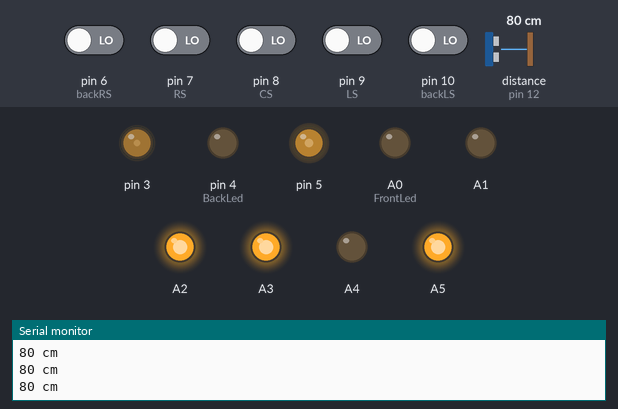
A sketch run on a simulated Arduino Uno, built with avr-gcc and run on an emulated ATmega328P. Parts: output pins drawn as LEDs (lit = HIGH), the last lines printed to the serial monitor. Wiring (inferred from the names in the program): ultrasonic range finder: trigger pin 11; echo pin 12. The test bench sets the inputs (shaded band); at power-on: pin 6 (backRS), pin 7 (RS), pin 8 (CS), pin 9 (LS), pin 10 (backLS) LOW, distance to the obstacle (sensor on pin 12) 80 cm. The echo pulse lasts 58.3 µs per cm; pins used as bus, display or sensor lines are not drawn.

Above: at 6.2 s.
6.3 s: distance to the obstacle (sensor on pin 12) set to 34 cm
7.8 s: distance to the obstacle (sensor on pin 12) set to 29 cm
At 8.5 s:
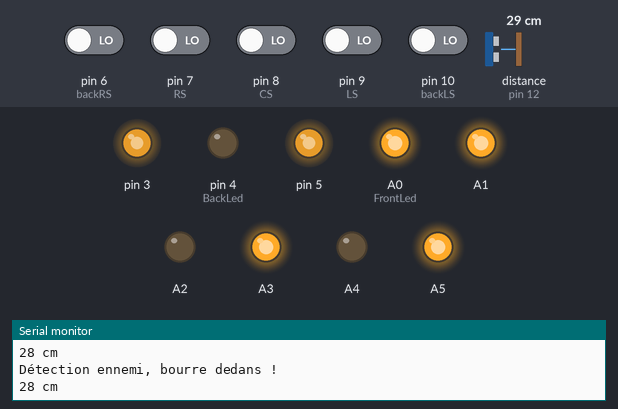
9.3 s: pin 6 (backRS) driven HIGH
At 10.3 s:
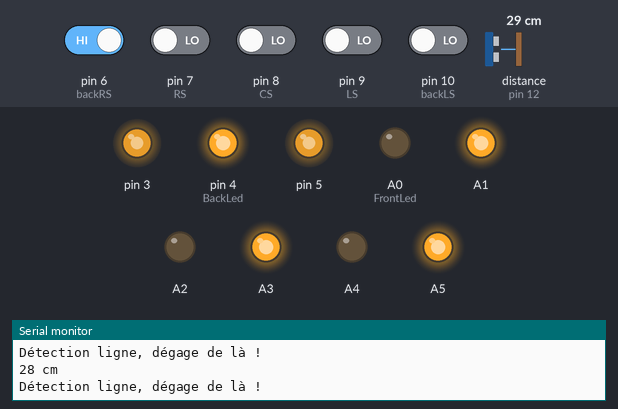
10.8 s: pin 6 (backRS) driven LOW
At 11.8 s:
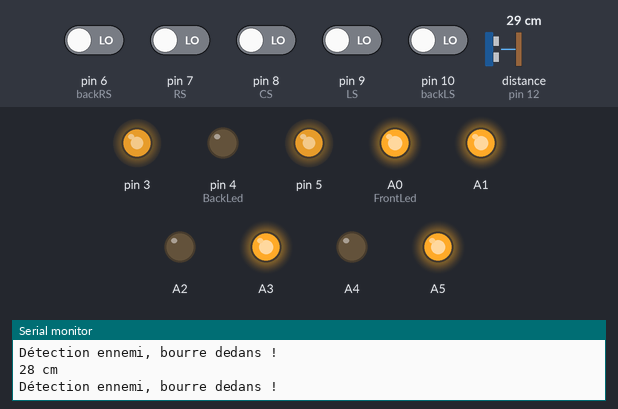
13.8 s: pin 7 (RS) driven HIGH
At 15.0 s:
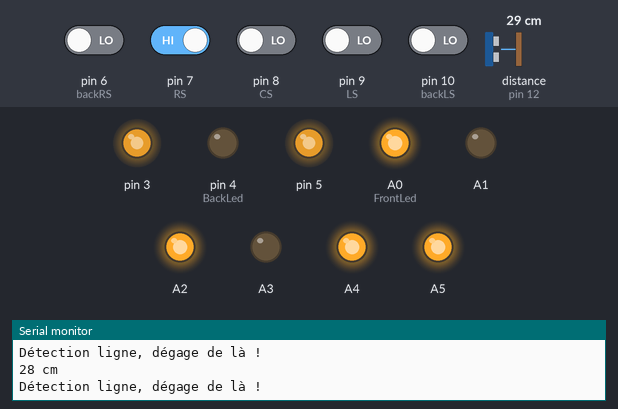
15.3 s: pin 7 (RS) driven LOW
At 15.9 s:
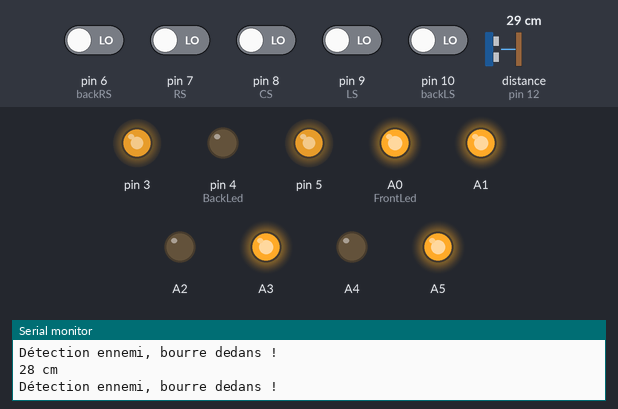
Timing chart, 0 to 17.8 s (numbered marks = the images above; inputs shaded):
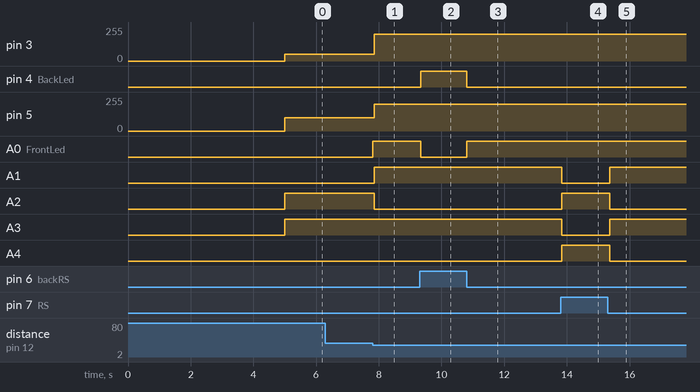

Measured:
- the behaviour switches between 31 and 30 cm on distance to the obstacle (sensor on pin 12) (found by bisection; images 0 and 1)
- after the input at 7.8 s, pin 3: 50/255 → 200/255 after 0.05 s; pin 5: 100/255 → 200/255 after 0.05 s; A0 (FrontLed): LOW → HIGH at once; A1: LOW → HIGH after 0.05 s; A2: HIGH → LOW after 0.05 s
- after the input at 9.3 s, pin 4 (BackLed): LOW → HIGH at once; A0 (FrontLed): HIGH → LOW at once
- after the input at 10.8 s, pin 4 (BackLed): HIGH → LOW at once; A0 (FrontLed): LOW → HIGH at once
- after the input at 13.8 s, A1, A3: HIGH → LOW at once; A2, A4: LOW → HIGH at once
- after the input at 15.3 s, A1, A3: LOW → HIGH after 0.06 s; A2, A4: HIGH → LOW after 0.06 s

The sketch:

JeepBotV0.1.ino
```cpp
// (licence header left out)
#include "Motors.h"
#include "LineDetector.h"


// Ports numériques associés aux entrées de contrôle (les entrées PWM doivent être connectées à des ports PWM de l'Arduino)
#define PWMA 5
#define AIN2 A3
#define AIN1 A4
#define STBY A5
#define BIN1 A2
#define BIN2 A1
#define PWMB 3

#define RS 7
#define CS 8
#define LS 9

#define backRS 6
#define backLS 10

#define trigPin 11
#define echoPin 12
#define FrontLed A0
#define BackLed 4

// Initialisation des moteurs
Motors M(PWMA, AIN1, AIN2,
         PWMB, BIN1, BIN2,
         STBY);

// Lecture des capteurs (=0 --> noir, =1 --> blanc)
LineDetector LD(RS, CS, LS);
bool SumoProgram = true;

void setup()
{
  Serial.begin(9600);
  pinMode(trigPin, OUTPUT);
  pinMode(echoPin, INPUT);
  pinMode(FrontLed, OUTPUT);
  pinMode(BackLed, OUTPUT);
  digitalWrite(FrontLed, LOW);
  digitalWrite(BackLed, LOW);

  M.Start();
  delay(5000);
}

void loop()
{
  long duration, distance;
  digitalWrite(trigPin, LOW);
  delayMicroseconds(2);
  digitalWrite(trigPin, HIGH);
  delayMicroseconds(10);
  digitalWrite(trigPin, LOW);
  duration = pulseIn(echoPin, HIGH);
  distance = (duration/2) / 29.1;
  Serial.print(distance);
  Serial.println(" cm");

  if(digitalRead(backRS) == HIGH || digitalRead(backLS) == HIGH)
  {
    digitalWrite(FrontLed,LOW);
    digitalWrite(BackLed,HIGH);
    Serial.println("Détection ligne, dégage de là !");
    M.Vitess(200, 200);
  }
  else if(digitalRead(RS) == HIGH || digitalRead(CS) == HIGH || digitalRead(LS) == HIGH)
  {
    digitalWrite(FrontLed,HIGH);
    digitalWrite(BackLed,LOW);
    Serial.println("Détection ligne, dégage de là !");
    M.Vitess(-200, -200);
  }
  else if (distance < 30)
  {
    digitalWrite(FrontLed,HIGH);
    digitalWrite(BackLed,LOW);
    Serial.println("Détection ennemi, bourre dedans !");
    M.Vitess(200, 200);
  }
  else
  {
    M.Vitess(100, -50);
    digitalWrite(FrontLed,LOW);
    digitalWrite(BackLed,LOW);
  }
}
```

LineDetector.h
```cpp
#include <Arduino.h>

class LineDetector
{
  public :
//constructeur :
    LineDetector(const unsigned int PINRightSensor, const unsigned int PINCenterSensor, const unsigned int PINLeftSensor)
    {
      m_nRightSensor_PIN = PINRightSensor;
      m_nCenterSensor_PIN = PINCenterSensor;
      m_nLeftSensor_PIN = PINLeftSensor;

      pinMode(m_nRightSensor_PIN, INPUT);
      pinMode(m_nCenterSensor_PIN, INPUT);
      pinMode(m_nLeftSensor_PIN, INPUT);

      m_bRightSensor_Value = false;
      m_bCenterSensor_Value = false;
      m_bLeftSensor_Value = false;
    };

// Destructeur :
    ~LineDetector(void){};

//Fonctions :
  void ReadSensors(void)
  {
    m_bRightSensor_Value = digitalRead(m_nRightSensor_PIN);
    m_bCenterSensor_Value = digitalRead(m_nCenterSensor_PIN);
    m_bLeftSensor_Value = digitalRead(m_nLeftSensor_PIN);
  };

    bool getRightSensorValue(void)
    {
      return m_bRightSensor_Value;
    };

    bool getCenterSensorValue(void)
    {
      return m_bCenterSensor_Value;
    };

    bool getLeftSensorValue(void)
    {
      return m_bLeftSensor_Value;
    };


  private :
    int m_nRightSensor_PIN;
    int m_nCenterSensor_PIN;
    int m_nLeftSensor_PIN;
    bool m_bRightSensor_Value;
    bool m_bCenterSensor_Value;
    bool m_bLeftSensor_Value;
};
```

Motors.h
```cpp
#ifndef _MOTOR_H_
#define _MOTOR_H_

#include <Arduino.h>

class Motors
{
  public:
    Motors(const unsigned int PinMotorA_Value, const unsigned int PinMotorA_in1, const unsigned int PinMotorA_in2,
    const unsigned int PinMotorB_Value, const unsigned int PinMotorB_in1, const unsigned int PinMotorB_in2,
    const unsigned int Pin_STBY)
    {
      m_PinMotorA_Value = PinMotorA_Value;
      m_PinMotorB_Value = PinMotorB_Value;
      m_PinMotorA_in1 = PinMotorA_in1;
      m_PinMotorA_in2 = PinMotorA_in2;
      m_PinMotorB_in1 = PinMotorB_in1;
      m_PinMotorB_in2 = PinMotorB_in2;
      m_Pin_STBY = Pin_STBY;

      pinMode( m_PinMotorA_Value, OUTPUT);
      pinMode( m_PinMotorB_Value, OUTPUT);
      pinMode( m_PinMotorA_in1, OUTPUT);
      pinMode( m_PinMotorA_in2, OUTPUT);
      pinMode( m_PinMotorB_in1, OUTPUT);
      pinMode( m_PinMotorB_in2, OUTPUT);
      pinMode( m_Pin_STBY, OUTPUT);

      //init en mode standby
      Stop();
      CurenteSpeed_A = 0;
      CurenteSpeed_B = 0;
    }

    ~Motors(void){};

    void Start(void) { digitalWrite(m_Pin_STBY, HIGH);};
    void Stop(void) { digitalWrite(m_Pin_STBY, LOW);};

    void Vitess(const int VitessA, const int VitessB)
    {
        if(CurenteSpeed_A != VitessA)
        {
            if(VitessA>0)
            {
                digitalWrite(m_PinMotorA_in1, LOW);
                digitalWrite(m_PinMotorA_in2, HIGH);
            }
            else
            {
                digitalWrite(m_PinMotorA_in1, HIGH);
                digitalWrite(m_PinMotorA_in2, LOW);
            }
            analogWrite(m_PinMotorA_Value, min(abs(VitessA),255));
            CurenteSpeed_A = VitessA;
        }
        if(CurenteSpeed_B != VitessB)
        {
            if(VitessB>0)
            {
                digitalWrite(m_PinMotorB_in1, LOW);
                digitalWrite(m_PinMotorB_in2, HIGH);
            }
            else
            {
                digitalWrite(m_PinMotorB_in1, HIGH);
                digitalWrite(m_PinMotorB_in2, LOW);
            }
            analogWrite(m_PinMotorB_Value, min(abs(VitessB),255));
            CurenteSpeed_B = VitessB;
        }
    }

  private:

    unsigned int m_PinMotorA_Value, m_PinMotorB_Value;
    unsigned int m_PinMotorA_in1, m_PinMotorA_in2;
    unsigned int m_PinMotorB_in1, m_PinMotorB_in2;
    unsigned int m_Pin_STBY;

    int CurenteSpeed_A, CurenteSpeed_B;
};

#endif
```
